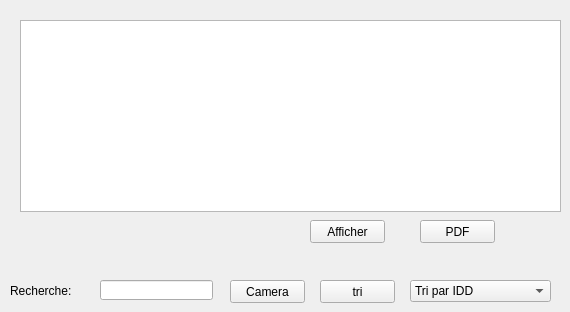
      <widget class="QWidget" name="tab_7">
       <attribute name="title">
        <string>afficher_espace</string>
       </attribute>
       <widget class="QPushButton" name="pushButton_afficher">
        <property name="geometry">
         <rect>
          <x>310</x>
          <y>220</y>
          <width>75</width>
          <height>23</height>
         </rect>
        </property>
        <property name="text">
         <string>Afficher</string>
        </property>
       </widget>
       <widget class="QTableView" name="tab_esp">
        <property name="geometry">
         <rect>
          <x>20</x>
          <y>20</y>
          <width>541</width>
          <height>192</height>
         </rect>
        </property>
       </widget>
       <widget class="QPushButton" name="pushButton_PDF">
        <property name="geometry">
         <rect>
          <x>420</x>
          <y>220</y>
          <width>75</width>
          <height>23</height>
         </rect>
        </property>
        <property name="text">
         <string>PDF</string>
        </property>
       </widget>
       <widget class="QLabel" name="label_44">
        <property name="geometry">
         <rect>
          <x>10</x>
          <y>280</y>
          <width>71</width>
          <height>21</height>
         </rect>
        </property>
        <property name="text">
         <string>Recherche:</string>
        </property>
       </widget>
       <widget class="QLineEdit" name="le_recherche">
        <property name="geometry">
         <rect>
          <x>100</x>
          <y>280</y>
          <width>113</width>
          <height>20</height>
         </rect>
        </property>
       </widget>
       <widget class="QComboBox" name="SSS">
        <property name="geometry">
         <rect>
          <x>410</x>
          <y>280</y>
          <width>141</width>
          <height>22</height>
         </rect>
        </property>
        <item>
         <property name="text">
          <string>Tri par IDD</string>
         </property>
        </item>
       </widget>
       <widget class="QPushButton" name="pushButton_tri">
        <property name="geometry">
         <rect>
          <x>320</x>
          <y>280</y>
          <width>75</width>
          <height>23</height>
         </rect>
        </property>
        <property name="text">
         <string>tri</string>
        </property>
       </widget>
       <widget class="QPushButton" name="pushButton_camera">
        <property name="geometry">
         <rect>
          <x>230</x>
          <y>280</y>
          <width>75</width>
          <height>23</height>
         </rect>
        </property>
        <property name="text">
         <string>Camera</string>
        </property>
       </widget>
      </widget>
